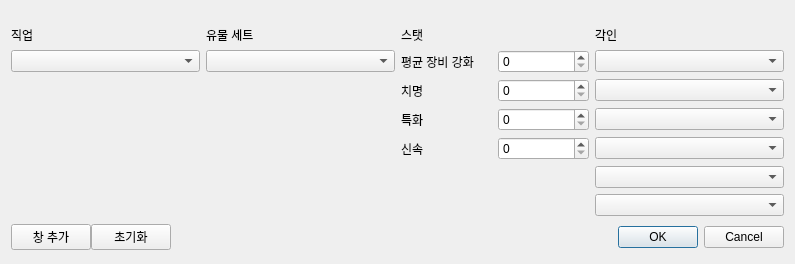
<?xml version="1.0" encoding="UTF-8"?>
<ui version="4.0">
 <class>Dialog</class>
 <widget class="QDialog" name="Dialog">
  <property name="geometry">
   <rect>
    <x>0</x>
    <y>0</y>
    <width>795</width>
    <height>264</height>
   </rect>
  </property>
  <property name="sizePolicy">
   <sizepolicy hsizetype="Expanding" vsizetype="Expanding">
    <horstretch>0</horstretch>
    <verstretch>0</verstretch>
   </sizepolicy>
  </property>
  <property name="windowTitle">
   <string>Dialog</string>
  </property>
  <layout class="QGridLayout" name="gridLayout_2">
   <item row="0" column="0">
    <layout class="QGridLayout" name="gridLayout">
     <property name="topMargin">
      <number>13</number>
     </property>
     <item row="3" column="0">
      <widget class="QComboBox" name="class_CB"/>
     </item>
     <item row="3" column="3">
      <widget class="QComboBox" name="engraving_CB1"/>
     </item>
     <item row="0" column="0">
      <widget class="QLabel" name="label">
       <property name="text">
        <string>직업</string>
       </property>
      </widget>
     </item>
     <item row="6" column="3">
      <widget class="QComboBox" name="engraving_CB3"/>
     </item>
     <item row="3" column="1">
      <widget class="QComboBox" name="artifact_CB"/>
     </item>
     <item row="7" column="3">
      <widget class="QComboBox" name="engraving_CB4"/>
     </item>
     <item row="0" column="2">
      <widget class="QLabel" name="label_3">
       <property name="sizePolicy">
        <sizepolicy hsizetype="Preferred" vsizetype="Minimum">
         <horstretch>0</horstretch>
         <verstretch>0</verstretch>
        </sizepolicy>
       </property>
       <property name="text">
        <string>스탯</string>
       </property>
      </widget>
     </item>
     <item row="9" column="3">
      <widget class="QComboBox" name="engraving_CB6"/>
     </item>
     <item row="0" column="3">
      <widget class="QLabel" name="label_4">
       <property name="sizePolicy">
        <sizepolicy hsizetype="Preferred" vsizetype="Fixed">
         <horstretch>0</horstretch>
         <verstretch>0</verstretch>
        </sizepolicy>
       </property>
       <property name="text">
        <string>각인</string>
       </property>
      </widget>
     </item>
     <item row="5" column="3">
      <widget class="QComboBox" name="engraving_CB2"/>
     </item>
     <item row="0" column="1">
      <widget class="QLabel" name="label_2">
       <property name="text">
        <string>유물 세트</string>
       </property>
      </widget>
     </item>
     <item row="8" column="3">
      <widget class="QComboBox" name="engraving_CB5"/>
     </item>
     <item row="6" column="2">
      <layout class="QHBoxLayout" name="horizontalLayout_3">
       <item>
        <widget class="QLabel" name="label_7">
         <property name="text">
          <string>특화</string>
         </property>
        </widget>
       </item>
       <item>
        <widget class="QSpinBox" name="stat_SB3"/>
       </item>
      </layout>
     </item>
     <item row="3" column="2">
      <layout class="QHBoxLayout" name="horizontalLayout_2">
       <item>
        <widget class="QLabel" name="label_6">
         <property name="text">
          <string>평균 장비 강화</string>
         </property>
        </widget>
       </item>
       <item>
        <widget class="QSpinBox" name="stat_SB1">
         <property name="enabled">
          <bool>true</bool>
         </property>
        </widget>
       </item>
      </layout>
     </item>
     <item row="5" column="2">
      <layout class="QHBoxLayout" name="horizontalLayout">
       <item>
        <widget class="QLabel" name="label_5">
         <property name="text">
          <string>치명</string>
         </property>
        </widget>
       </item>
       <item>
        <widget class="QSpinBox" name="stat_SB2"/>
       </item>
      </layout>
     </item>
     <item row="7" column="2">
      <layout class="QHBoxLayout" name="horizontalLayout_4">
       <item>
        <widget class="QLabel" name="label_8">
         <property name="text">
          <string>신속</string>
         </property>
        </widget>
       </item>
       <item>
        <widget class="QSpinBox" name="stat_SB4"/>
       </item>
      </layout>
     </item>
     <item row="8" column="2">
      <widget class="QLabel" name="remain_stat_L">
       <property name="text">
        <string/>
       </property>
      </widget>
     </item>
    </layout>
   </item>
   <item row="1" column="0">
    <layout class="QHBoxLayout" name="horizontalLayout_5">
     <property name="spacing">
      <number>0</number>
     </property>
     <item>
      <widget class="QPushButton" name="add_Btn">
       <property name="text">
        <string>창 추가</string>
       </property>
      </widget>
     </item>
     <item>
      <widget class="QPushButton" name="clear_Btn">
       <property name="text">
        <string>초기화</string>
       </property>
      </widget>
     </item>
     <item>
      <widget class="QDialogButtonBox" name="buttonBox">
       <property name="orientation">
        <enum>Qt::Horizontal</enum>
       </property>
       <property name="standardButtons">
        <set>QDialogButtonBox::Cancel|QDialogButtonBox::Ok</set>
       </property>
      </widget>
     </item>
    </layout>
   </item>
  </layout>
 </widget>
 <resources/>
 <connections>
  <connection>
   <sender>buttonBox</sender>
   <signal>accepted()</signal>
   <receiver>Dialog</receiver>
   <slot>accept()</slot>
   <hints>
    <hint type="sourcelabel">
     <x>248</x>
     <y>254</y>
    </hint>
    <hint type="destinationlabel">
     <x>157</x>
     <y>274</y>
    </hint>
   </hints>
  </connection>
  <connection>
   <sender>buttonBox</sender>
   <signal>rejected()</signal>
   <receiver>Dialog</receiver>
   <slot>reject()</slot>
   <hints>
    <hint type="sourcelabel">
     <x>316</x>
     <y>260</y>
    </hint>
    <hint type="destinationlabel">
     <x>286</x>
     <y>274</y>
    </hint>
   </hints>
  </connection>
 </connections>
</ui>
